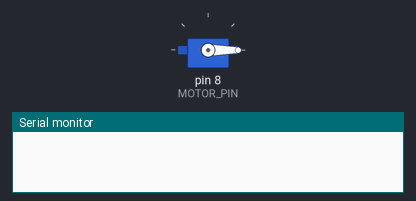
Bench run of a sketch on a simulated Arduino Uno, built with avr-gcc and run on an emulated ATmega328P. On the bench: servo, the last lines printed to the serial monitor.

Above: at 0.1 s.
At 1.1 s:
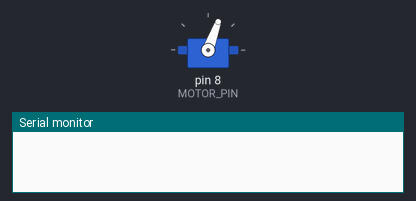
At 14.11 s:
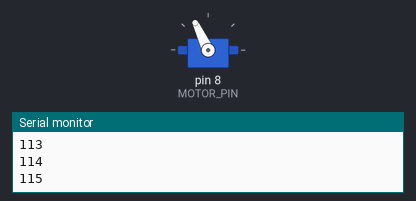
At 27.1 s:
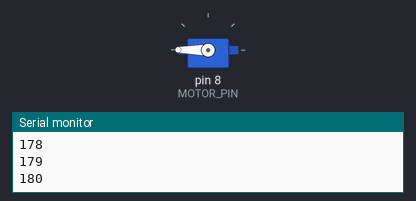
Timing chart, 0 to 40.0 s (numbered marks = the images above):
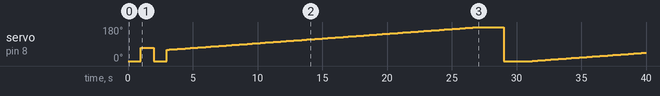

The sketch:

ESCtest.ino
```cpp
/* -*- c -*- */

// Test an electronic speed controller (ESC) to find out its arming sequence.
// Wouldn't it be nice if these were standard?
//
// How to use:
// Connect Arduino digital pin 8 to the input of the ESC.
// wire up a motor (with some load on it).
// Connect the Arduino to USB, but can be powered either from USB
// or from the ESC battery.
// Switch on, and connect to usb-serial at 9600 baud.
// Watch the numbers as the Arduino counts up, and see where the
// motor first beeps.
// If nothing has happened by the time you get to 180, you should
// probably give up (the Servo library uses angles from 0 to 180).

#include <Servo.h>

// Pin 8 goes to the input of the ESC.
#define MOTOR_PIN        8

Servo motorServo;

int counter = 0;

void setup()
{
    motorServo.attach(MOTOR_PIN);
    Serial.begin(9600);
    motorServo.write(0);
    delay(1000);
    motorServo.write(70);
    delay(1000);
    motorServo.write(0);
    delay(1000);
    Serial.println("Counting up");
    counter = 60;
}

void loop()
{
    Serial.println(counter);

    digitalWrite(13, counter%5);
    motorServo.write(counter++);

    delay(200);

    if (counter > 180) {
        Serial.println("Hit 180 -- waiting 2 seconds");
        delay(1800);
        counter = 0;
        Serial.println("Zero -- waiting 2 seconds");
        motorServo.write(counter);
        delay(2000);
        Serial.println("Restarting count.");
    }

    return;
}
```

Measured:
- by itself, servo on pin 8 (MOTOR_PIN): 0° → 70° at 1.0 s, → 0° 1.0 s later, → 60° 1.0 s later, → 61° 0.20 s later, … (168 changes in this stretch)
